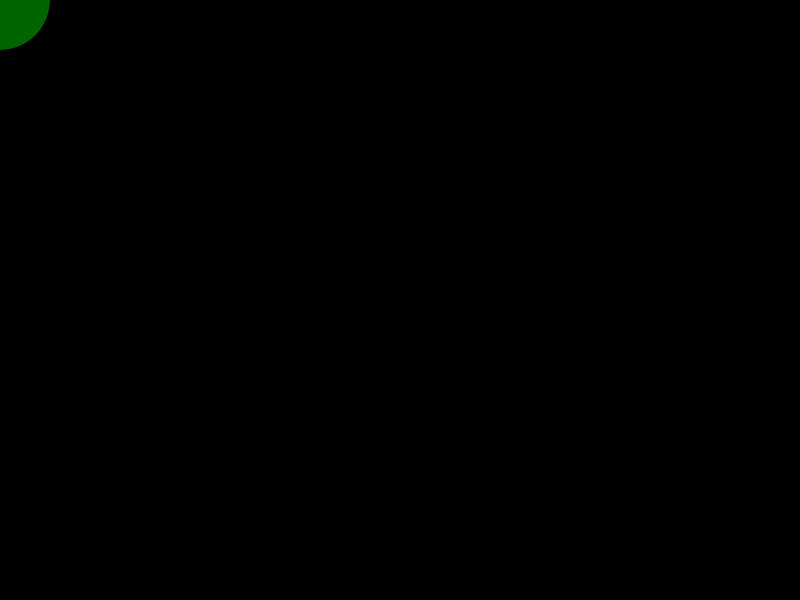
Frame 1 (no input)
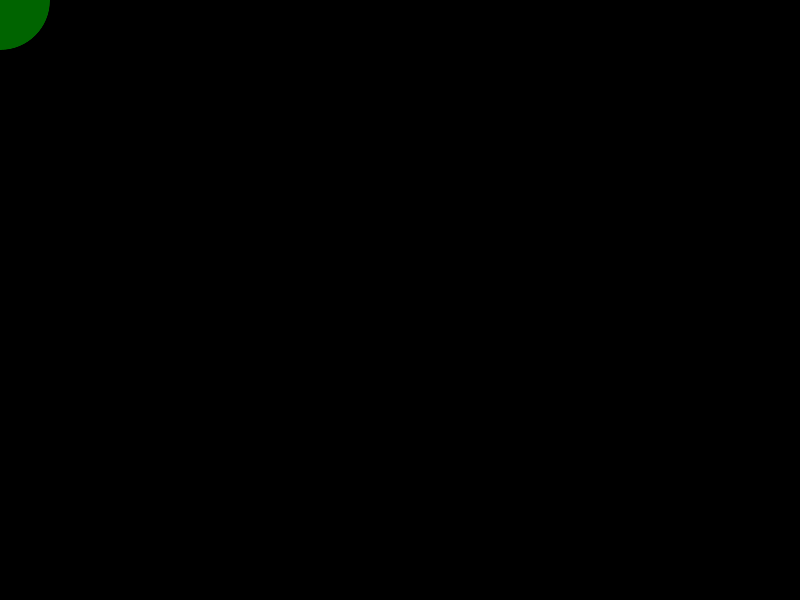
Frame 60 (the mouse pressed at the canvas centre just before this capture)
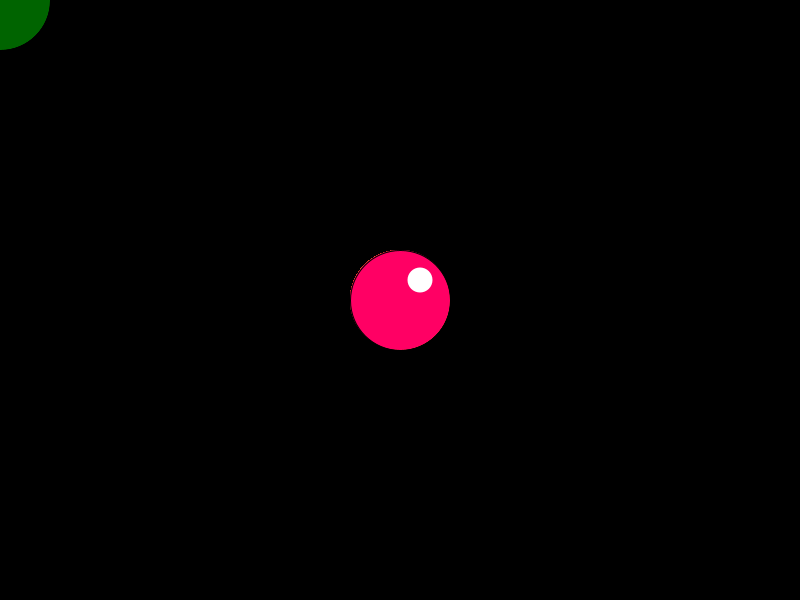
Frame 120 (the mouse held since frame 60 and released just before this capture)

The Processing sketch that drew these frames (run headless with seeded random() and noise(); from frame 60 on, the mouse is pressed at the canvas centre):

// Processing sketch: processing_111096
// ── processing_111096.pde

void setup() {
  size(800, 600);
  background(0);
}

void draw() {

  //top row
  //green circle
  if (( mouseX<= width/4)&&(mouseY<=height/3)) {
    stroke(0);
    fill(0, 100, 0);
    ellipse(mouseX, mouseY, 100, 100);
    fill(255);
    noStroke();
    ellipse(mouseX+20, mouseY-20, 25, 25);
  }
  //first row
  //red circle
  if ((mouseX>=width/4)&&(mouseX<=width-400)&&(mouseY<=height/3)) {
    stroke(0);

    fill(255, 0, 0);
    ellipse(mouseX, mouseY, 100, 100);
    fill(255);
    noStroke();
    ellipse(mouseX+20, mouseY-20, 25, 25);
  }
  // blue circle
  if ((mouseX>=width/2)&&(mouseX<=width-200)&&(mouseY<=height/3)) {
   stroke(0);

    fill(0, 0, 255);
    ellipse(mouseX, mouseY, 100, 100);
    fill(255);
    noStroke();
    ellipse(mouseX+20, mouseY-20, 25, 25);
  }
  //yellow circle
  if ((mouseX>=width-200)&&(mouseY<height/3)) {    
    stroke(0);

    fill(255, 255, 0);
    ellipse(mouseX, mouseY, 100, 100);
    fill(255);
    noStroke();
    ellipse(mouseX+20, mouseY-20, 25, 25);
  }
  //second row
  //purple circle
  if ((mouseX<=width/4)&&(mouseY>=height/3)&&(mouseY<=height-200)) {
    stroke(0);

    fill(160, 32, 240);
    ellipse(mouseX, mouseY, 100, 100);
    fill(255);
    noStroke();
    ellipse(mouseX+20, mouseY-20, 25, 25);
  }
  //orange circle
  if ((mouseX>=width/4)&&(mouseX<=width-400)&&(mouseY>=height/3)&&(mouseY<=height-200)) {
    stroke(0);

    fill(255, 140, 0);
    ellipse(mouseX, mouseY, 100, 100);
    fill(255);
    noStroke();
    ellipse(mouseX+20, mouseY-20, 25, 25);
  }
  //pink circle
  if ((mouseX>=width/2)&&(mouseX<width-200)&&(mouseY>height/3)&&(mouseY<=height-200)) {
    stroke(0);

    fill(255, 0, 100);
    ellipse(mouseX, mouseY, 100, 100);
    fill(255);
    noStroke();
    ellipse(mouseX+20, mouseY-20, 25, 25);
  }
  //gray circle
  if ((mouseX>=width-200)&&(mouseY>=height/3)&&(mouseY<=height-200)) {
    stroke(0);

    fill(100);
    ellipse(mouseX, mouseY, 100, 100);
    fill(255);
    noStroke();
    ellipse(mouseX+20, mouseY-20, 25, 25);
  }
  //bottom row
  //turquoise
  if ((mouseX<=width/4)&&(mouseY>height-200)) {
    stroke(0);

    fill(0, 250, 154);
    ellipse(mouseX, mouseY, 100, 100);
    fill(255);
    noStroke();
    ellipse(mouseX+20, mouseY-20, 25, 25);
  }
  //white circle
  if ((mouseX>width/4)&&(mouseX<=width-400)&&(mouseY>=height-200)) {
    stroke(0);

    fill(255);
    ellipse(mouseX, mouseY, 100, 100);
    fill(255);
    noStroke();
    ellipse(mouseX+20, mouseY-20, 25, 25);
  }
  //black circle
  if ((mouseX>=width/2)&&(mouseX<=width-200)&&(mouseY>=height-200)) {

    fill(0);
    stroke(255);
    ellipse(mouseX, mouseY, 100, 100);
    fill(255);
    noStroke();
    ellipse(mouseX+20, mouseY-20, 25, 25);
  }
  if ((mouseX>=width-200)&&(mouseY>=height-200)) {

    stroke(0);
    fill(127, 255, 0);
    ellipse(mouseX, mouseY, 100, 100);
    fill(255);
    noStroke();
    ellipse(mouseX+20, mouseY-20, 25, 25);
  }
}
